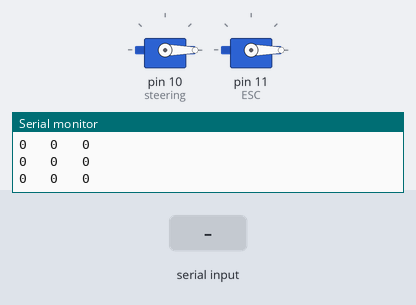
Simulated run of this sketch. Board: Arduino Uno, built with avr-gcc and run on an emulated ATmega328P. Shown: 2 × servo, the last lines printed to the serial monitor. The test bench sets the inputs (shaded band).

Above: at 1.2 s.
1.3 s: "1" received over the second serial link
At 2.1 s:
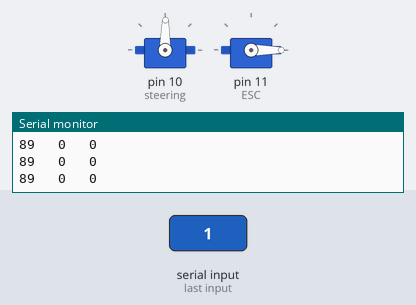
2.8 s: "0" received over the second serial link
At 3.2 s:
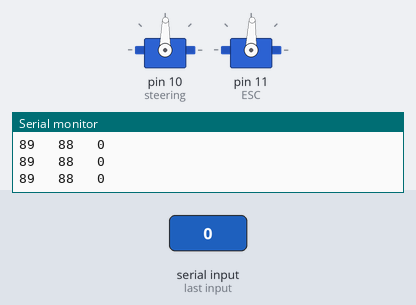
Timing chart, 0 to 5.8 s (numbered marks = the images above; inputs shaded):
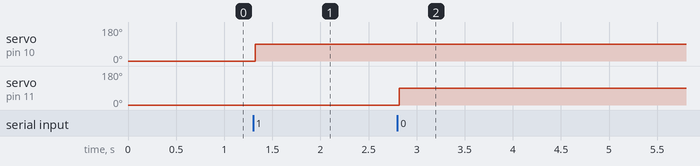

The sketch:

BTCAr.ino
```cpp
#include <SoftwareSerial.h>
#include <Servo.h>

int angle;
int rpm;
bool button;
bool flag = true;

SoftwareSerial bt(12,13);
Servo steering;
Servo ESC;

void setup()
{
  Serial.begin(9600);
  bt.begin(9600);
  bt.print("CONNECTED");
  bt.print("#");
  Serial.print("Begin");
  steering.attach(10);
  ESC.attach(11);
  steering.write(90);
  ESC.write(90);
}

void loop()
{
  Joystick();

  Serial.print(angle);
  Serial.print("   ");
  Serial.print(rpm);
  Serial.print("   ");
  Serial.println(button);
  steering.write(angle);
  ESC.write(rpm);
}

void Joystick() {
  if (bt.available())
  {
    int data = bt.read();
    if (data <= 100) {
      if (flag) {
        angle = map(data, 0, 100, 60, 120);
        flag = false;
      }
      else {
        rpm = map(data, 0, 100, 60, 120);
        flag = true;
      }
    }
    else{
      if(data == 105){
        button = 1;
      }
      if(data == 106){
        button = 0;
      }
    }
  }
}
```

Measured:
- after the input at 1.3 s, servo on pin 10 (steering): 0° → 89° at once
- after the input at 2.8 s, servo on pin 11 (ESC): 0° → 88° at once
